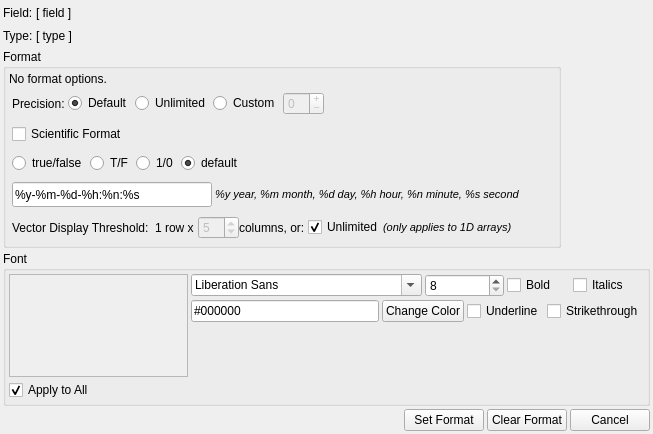
<ui version="4.0" >
 <class>Format</class>
 <widget class="QWidget" name="Format" >
  <property name="geometry" >
   <rect>
    <x>0</x>
    <y>0</y>
    <width>653</width>
    <height>434</height>
   </rect>
  </property>
  <property name="windowTitle" >
   <string>Format</string>
  </property>
  <layout class="QVBoxLayout" >
   <property name="spacing" >
    <number>3</number>
   </property>
   <property name="leftMargin" >
    <number>3</number>
   </property>
   <property name="topMargin" >
    <number>3</number>
   </property>
   <property name="rightMargin" >
    <number>3</number>
   </property>
   <property name="bottomMargin" >
    <number>3</number>
   </property>
   <item>
    <layout class="QGridLayout" >
     <property name="leftMargin" >
      <number>0</number>
     </property>
     <property name="topMargin" >
      <number>0</number>
     </property>
     <property name="rightMargin" >
      <number>0</number>
     </property>
     <property name="bottomMargin" >
      <number>0</number>
     </property>
     <property name="horizontalSpacing" >
      <number>3</number>
     </property>
     <property name="verticalSpacing" >
      <number>3</number>
     </property>
     <item row="1" column="0" >
      <widget class="QLabel" name="label_3" >
       <property name="sizePolicy" >
        <sizepolicy vsizetype="Fixed" hsizetype="Fixed" >
         <horstretch>0</horstretch>
         <verstretch>0</verstretch>
        </sizepolicy>
       </property>
       <property name="text" >
        <string>Type:</string>
       </property>
      </widget>
     </item>
     <item row="0" column="0" >
      <widget class="QLabel" name="label" >
       <property name="sizePolicy" >
        <sizepolicy vsizetype="Fixed" hsizetype="Fixed" >
         <horstretch>0</horstretch>
         <verstretch>0</verstretch>
        </sizepolicy>
       </property>
       <property name="text" >
        <string>Field:</string>
       </property>
      </widget>
     </item>
     <item row="0" column="2" >
      <spacer>
       <property name="orientation" >
        <enum>Qt::Horizontal</enum>
       </property>
       <property name="sizeHint" >
        <size>
         <width>71</width>
         <height>20</height>
        </size>
       </property>
      </spacer>
     </item>
     <item row="1" column="1" >
      <widget class="QLabel" name="typeLabel" >
       <property name="text" >
        <string>[ type ]</string>
       </property>
      </widget>
     </item>
     <item row="1" column="2" >
      <spacer>
       <property name="orientation" >
        <enum>Qt::Horizontal</enum>
       </property>
       <property name="sizeHint" >
        <size>
         <width>40</width>
         <height>20</height>
        </size>
       </property>
      </spacer>
     </item>
     <item row="0" column="1" >
      <widget class="QLabel" name="fieldLabel" >
       <property name="text" >
        <string>[ field ]</string>
       </property>
      </widget>
     </item>
    </layout>
   </item>
   <item>
    <widget class="QGroupBox" name="formatBox" >
     <property name="sizePolicy" >
      <sizepolicy vsizetype="Fixed" hsizetype="Fixed" >
       <horstretch>0</horstretch>
       <verstretch>0</verstretch>
      </sizepolicy>
     </property>
     <property name="title" >
      <string>Format</string>
     </property>
     <layout class="QVBoxLayout" >
      <property name="spacing" >
       <number>3</number>
      </property>
      <property name="leftMargin" >
       <number>3</number>
      </property>
      <property name="topMargin" >
       <number>3</number>
      </property>
      <property name="rightMargin" >
       <number>3</number>
      </property>
      <property name="bottomMargin" >
       <number>3</number>
      </property>
      <item>
       <widget class="QLabel" name="noneLabel" >
        <property name="text" >
         <string>No format options.</string>
        </property>
       </widget>
      </item>
      <item>
       <widget class="QFrame" name="decimalFrame" >
        <property name="frameShape" >
         <enum>QFrame::NoFrame</enum>
        </property>
        <property name="frameShadow" >
         <enum>QFrame::Plain</enum>
        </property>
        <property name="lineWidth" >
         <number>0</number>
        </property>
        <layout class="QHBoxLayout" >
         <property name="spacing" >
          <number>3</number>
         </property>
         <property name="leftMargin" >
          <number>3</number>
         </property>
         <property name="topMargin" >
          <number>3</number>
         </property>
         <property name="rightMargin" >
          <number>3</number>
         </property>
         <property name="bottomMargin" >
          <number>3</number>
         </property>
         <item>
          <widget class="QLabel" name="label_2" >
           <property name="text" >
            <string>Precision:</string>
           </property>
          </widget>
         </item>
         <item>
          <widget class="QRadioButton" name="decDefault" >
           <property name="text" >
            <string>Default</string>
           </property>
           <property name="checked" >
            <bool>true</bool>
           </property>
          </widget>
         </item>
         <item>
          <widget class="QRadioButton" name="decUnlimited" >
           <property name="text" >
            <string>Unlimited</string>
           </property>
          </widget>
         </item>
         <item>
          <widget class="QRadioButton" name="decCustom" >
           <property name="text" >
            <string>Custom</string>
           </property>
          </widget>
         </item>
         <item>
          <widget class="QSpinBox" name="decimalsSpinBox" >
           <property name="enabled" >
            <bool>false</bool>
           </property>
           <property name="wrapping" >
            <bool>true</bool>
           </property>
           <property name="frame" >
            <bool>true</bool>
           </property>
           <property name="buttonSymbols" >
            <enum>QAbstractSpinBox::PlusMinus</enum>
           </property>
           <property name="maximum" >
            <number>64</number>
           </property>
          </widget>
         </item>
         <item>
          <spacer>
           <property name="orientation" >
            <enum>Qt::Horizontal</enum>
           </property>
           <property name="sizeHint" >
            <size>
             <width>121</width>
             <height>20</height>
            </size>
           </property>
          </spacer>
         </item>
        </layout>
       </widget>
      </item>
      <item>
       <widget class="QFrame" name="sfFrame" >
        <property name="frameShape" >
         <enum>QFrame::NoFrame</enum>
        </property>
        <property name="frameShadow" >
         <enum>QFrame::Plain</enum>
        </property>
        <property name="lineWidth" >
         <number>0</number>
        </property>
        <layout class="QHBoxLayout" >
         <property name="spacing" >
          <number>3</number>
         </property>
         <property name="leftMargin" >
          <number>3</number>
         </property>
         <property name="topMargin" >
          <number>3</number>
         </property>
         <property name="rightMargin" >
          <number>3</number>
         </property>
         <property name="bottomMargin" >
          <number>3</number>
         </property>
         <item>
          <widget class="QCheckBox" name="sfCheckBox" >
           <property name="text" >
            <string>Scientific Format</string>
           </property>
          </widget>
         </item>
         <item>
          <spacer>
           <property name="orientation" >
            <enum>Qt::Horizontal</enum>
           </property>
           <property name="sizeHint" >
            <size>
             <width>40</width>
             <height>20</height>
            </size>
           </property>
          </spacer>
         </item>
        </layout>
       </widget>
      </item>
      <item>
       <widget class="QFrame" name="boolFrame" >
        <property name="frameShape" >
         <enum>QFrame::NoFrame</enum>
        </property>
        <property name="frameShadow" >
         <enum>QFrame::Plain</enum>
        </property>
        <property name="lineWidth" >
         <number>0</number>
        </property>
        <layout class="QHBoxLayout" >
         <property name="spacing" >
          <number>3</number>
         </property>
         <property name="leftMargin" >
          <number>3</number>
         </property>
         <property name="topMargin" >
          <number>3</number>
         </property>
         <property name="rightMargin" >
          <number>3</number>
         </property>
         <property name="bottomMargin" >
          <number>3</number>
         </property>
         <item>
          <widget class="QRadioButton" name="boolTrueFalse" >
           <property name="text" >
            <string>true/false</string>
           </property>
           <property name="checked" >
            <bool>false</bool>
           </property>
          </widget>
         </item>
         <item>
          <widget class="QRadioButton" name="boolTF" >
           <property name="text" >
            <string>T/F</string>
           </property>
          </widget>
         </item>
         <item>
          <widget class="QRadioButton" name="bool10" >
           <property name="text" >
            <string>1/0</string>
           </property>
          </widget>
         </item>
         <item>
          <widget class="QRadioButton" name="boolDefault" >
           <property name="text" >
            <string>default</string>
           </property>
           <property name="checked" >
            <bool>true</bool>
           </property>
          </widget>
         </item>
         <item>
          <spacer>
           <property name="orientation" >
            <enum>Qt::Horizontal</enum>
           </property>
           <property name="sizeHint" >
            <size>
             <width>40</width>
             <height>20</height>
            </size>
           </property>
          </spacer>
         </item>
        </layout>
       </widget>
      </item>
      <item>
       <widget class="QFrame" name="dateFrame" >
        <property name="frameShape" >
         <enum>QFrame::NoFrame</enum>
        </property>
        <property name="frameShadow" >
         <enum>QFrame::Plain</enum>
        </property>
        <property name="lineWidth" >
         <number>0</number>
        </property>
        <layout class="QHBoxLayout" >
         <property name="spacing" >
          <number>3</number>
         </property>
         <property name="leftMargin" >
          <number>3</number>
         </property>
         <property name="topMargin" >
          <number>3</number>
         </property>
         <property name="rightMargin" >
          <number>3</number>
         </property>
         <property name="bottomMargin" >
          <number>3</number>
         </property>
         <item>
          <widget class="QLineEdit" name="dateEdit" >
           <property name="sizePolicy" >
            <sizepolicy vsizetype="Fixed" hsizetype="Fixed" >
             <horstretch>0</horstretch>
             <verstretch>0</verstretch>
            </sizepolicy>
           </property>
           <property name="minimumSize" >
            <size>
             <width>200</width>
             <height>25</height>
            </size>
           </property>
           <property name="text" >
            <string>%y-%m-%d-%h:%n:%s</string>
           </property>
          </widget>
         </item>
         <item>
          <widget class="QLabel" name="label_6" >
           <property name="text" >
            <string>&lt;html>&lt;head>&lt;meta name="qrichtext" content="1" />&lt;style type="text/css">
p, li { white-space: pre-wrap; }
&lt;/style>&lt;/head>&lt;body style=" font-family:'Sans Serif'; font-size:9pt; font-weight:400; font-style:normal; text-decoration:none;">
&lt;p style=" margin-top:0px; margin-bottom:0px; margin-left:0px; margin-right:0px; -qt-block-indent:0; text-indent:0px;">&lt;span style=" font-size:8pt; font-style:italic;">%y year, %m month, %d day, %h hour, %n minute, %s second&lt;/span>&lt;/p>&lt;/body>&lt;/html></string>
           </property>
          </widget>
         </item>
         <item>
          <spacer>
           <property name="orientation" >
            <enum>Qt::Horizontal</enum>
           </property>
           <property name="sizeHint" >
            <size>
             <width>16</width>
             <height>20</height>
            </size>
           </property>
          </spacer>
         </item>
        </layout>
       </widget>
      </item>
      <item>
       <widget class="QFrame" name="vectorFrame" >
        <property name="frameShape" >
         <enum>QFrame::NoFrame</enum>
        </property>
        <property name="frameShadow" >
         <enum>QFrame::Plain</enum>
        </property>
        <property name="lineWidth" >
         <number>0</number>
        </property>
        <layout class="QHBoxLayout" >
         <property name="spacing" >
          <number>0</number>
         </property>
         <property name="leftMargin" >
          <number>3</number>
         </property>
         <property name="topMargin" >
          <number>3</number>
         </property>
         <property name="rightMargin" >
          <number>3</number>
         </property>
         <property name="bottomMargin" >
          <number>3</number>
         </property>
         <item>
          <widget class="QLabel" name="label_4" >
           <property name="text" >
            <string>Vector Display Threshold:  1 row x </string>
           </property>
          </widget>
         </item>
         <item>
          <widget class="QSpinBox" name="vectorSpinBox" >
           <property name="enabled" >
            <bool>false</bool>
           </property>
           <property name="minimum" >
            <number>0</number>
           </property>
           <property name="maximum" >
            <number>15</number>
           </property>
           <property name="value" >
            <number>5</number>
           </property>
          </widget>
         </item>
         <item>
          <widget class="QLabel" name="label_5" >
           <property name="text" >
            <string>columns, or: </string>
           </property>
          </widget>
         </item>
         <item>
          <widget class="QCheckBox" name="vectorCheckBox" >
           <property name="text" >
            <string>Unlimited</string>
           </property>
           <property name="checked" >
            <bool>true</bool>
           </property>
          </widget>
         </item>
         <item>
          <widget class="QLabel" name="label_7" >
           <property name="text" >
            <string>&lt;html>&lt;head>&lt;meta name="qrichtext" content="1" />&lt;style type="text/css">
p, li { white-space: pre-wrap; }
&lt;/style>&lt;/head>&lt;body style=" font-family:'Sans Serif'; font-size:9pt; font-weight:400; font-style:normal; text-decoration:none;">
&lt;p style=" margin-top:0px; margin-bottom:0px; margin-left:0px; margin-right:0px; -qt-block-indent:0; text-indent:0px;">&lt;span style=" font-size:8pt; font-style:italic;">(only applies to 1D arrays)&lt;/span>&lt;/p>&lt;/body>&lt;/html></string>
           </property>
          </widget>
         </item>
         <item>
          <spacer>
           <property name="orientation" >
            <enum>Qt::Horizontal</enum>
           </property>
           <property name="sizeHint" >
            <size>
             <width>40</width>
             <height>20</height>
            </size>
           </property>
          </spacer>
         </item>
        </layout>
       </widget>
      </item>
     </layout>
    </widget>
   </item>
   <item>
    <widget class="QGroupBox" name="fontBox" >
     <property name="title" >
      <string>Font</string>
     </property>
     <layout class="QGridLayout" >
      <property name="leftMargin" >
       <number>3</number>
      </property>
      <property name="topMargin" >
       <number>3</number>
      </property>
      <property name="rightMargin" >
       <number>3</number>
      </property>
      <property name="bottomMargin" >
       <number>3</number>
      </property>
      <property name="horizontalSpacing" >
       <number>3</number>
      </property>
      <property name="verticalSpacing" >
       <number>3</number>
      </property>
      <item row="1" column="0" >
       <widget class="QCheckBox" name="allCheckBox" >
        <property name="text" >
         <string>Apply to All</string>
        </property>
        <property name="checked" >
         <bool>true</bool>
        </property>
       </widget>
      </item>
      <item row="0" column="0" >
       <widget class="QListWidget" name="listWidget" >
        <property name="enabled" >
         <bool>false</bool>
        </property>
       </widget>
      </item>
      <item rowspan="2" row="0" column="1" >
       <layout class="QGridLayout" >
        <property name="leftMargin" >
         <number>0</number>
        </property>
        <property name="topMargin" >
         <number>0</number>
        </property>
        <property name="rightMargin" >
         <number>0</number>
        </property>
        <property name="bottomMargin" >
         <number>0</number>
        </property>
        <property name="horizontalSpacing" >
         <number>3</number>
        </property>
        <property name="verticalSpacing" >
         <number>3</number>
        </property>
        <item row="0" column="6" >
         <widget class="QCheckBox" name="italicsBox" >
          <property name="text" >
           <string>Italics</string>
          </property>
         </widget>
        </item>
        <item row="0" column="2" colspan="2" >
         <widget class="QSpinBox" name="fontSizeSpinner" >
          <property name="minimum" >
           <number>8</number>
          </property>
          <property name="maximum" >
           <number>72</number>
          </property>
         </widget>
        </item>
        <item row="1" column="1" colspan="2" >
         <widget class="QPushButton" name="colorButton" >
          <property name="text" >
           <string>Change Color</string>
          </property>
         </widget>
        </item>
        <item row="0" column="0" colspan="2" >
         <widget class="QFontComboBox" name="fontChooser" />
        </item>
        <item row="1" column="0" >
         <widget class="QLineEdit" name="colorEdit" >
          <property name="text" >
           <string>#000000</string>
          </property>
         </widget>
        </item>
        <item row="0" column="4" colspan="2" >
         <widget class="QCheckBox" name="boldBox" >
          <property name="text" >
           <string>Bold</string>
          </property>
          <property name="tristate" >
           <bool>false</bool>
          </property>
         </widget>
        </item>
        <item row="1" column="3" colspan="2" >
         <widget class="QCheckBox" name="underlineBox" >
          <property name="text" >
           <string>Underline</string>
          </property>
         </widget>
        </item>
        <item row="2" column="0" colspan="8" >
         <spacer>
          <property name="orientation" >
           <enum>Qt::Vertical</enum>
          </property>
          <property name="sizeHint" >
           <size>
            <width>381</width>
            <height>51</height>
           </size>
          </property>
         </spacer>
        </item>
        <item row="1" column="5" colspan="3" >
         <widget class="QCheckBox" name="strikethroughBox" >
          <property name="text" >
           <string>Strikethrough</string>
          </property>
         </widget>
        </item>
        <item row="0" column="7" >
         <spacer>
          <property name="orientation" >
           <enum>Qt::Horizontal</enum>
          </property>
          <property name="sizeHint" >
           <size>
            <width>16</width>
            <height>20</height>
           </size>
          </property>
         </spacer>
        </item>
       </layout>
      </item>
     </layout>
    </widget>
   </item>
   <item>
    <layout class="QHBoxLayout" >
     <property name="spacing" >
      <number>3</number>
     </property>
     <property name="leftMargin" >
      <number>0</number>
     </property>
     <property name="topMargin" >
      <number>0</number>
     </property>
     <property name="rightMargin" >
      <number>0</number>
     </property>
     <property name="bottomMargin" >
      <number>0</number>
     </property>
     <item>
      <spacer>
       <property name="orientation" >
        <enum>Qt::Horizontal</enum>
       </property>
       <property name="sizeHint" >
        <size>
         <width>171</width>
         <height>20</height>
        </size>
       </property>
      </spacer>
     </item>
     <item>
      <widget class="QPushButton" name="setButton" >
       <property name="text" >
        <string>Set Format</string>
       </property>
      </widget>
     </item>
     <item>
      <widget class="QPushButton" name="clearButton" >
       <property name="text" >
        <string>Clear Format</string>
       </property>
      </widget>
     </item>
     <item>
      <widget class="QPushButton" name="pushButton_3" >
       <property name="text" >
        <string>Cancel</string>
       </property>
      </widget>
     </item>
    </layout>
   </item>
  </layout>
 </widget>
 <tabstops>
  <tabstop>decimalsSpinBox</tabstop>
  <tabstop>sfCheckBox</tabstop>
  <tabstop>boolTrueFalse</tabstop>
  <tabstop>boolTF</tabstop>
  <tabstop>bool10</tabstop>
  <tabstop>boolDefault</tabstop>
  <tabstop>dateEdit</tabstop>
  <tabstop>vectorSpinBox</tabstop>
  <tabstop>vectorCheckBox</tabstop>
  <tabstop>listWidget</tabstop>
  <tabstop>allCheckBox</tabstop>
  <tabstop>fontChooser</tabstop>
  <tabstop>fontSizeSpinner</tabstop>
  <tabstop>boldBox</tabstop>
  <tabstop>italicsBox</tabstop>
  <tabstop>colorEdit</tabstop>
  <tabstop>colorButton</tabstop>
  <tabstop>underlineBox</tabstop>
  <tabstop>strikethroughBox</tabstop>
  <tabstop>setButton</tabstop>
  <tabstop>clearButton</tabstop>
  <tabstop>pushButton_3</tabstop>
 </tabstops>
 <resources/>
 <connections>
  <connection>
   <sender>pushButton_3</sender>
   <signal>clicked()</signal>
   <receiver>Format</receiver>
   <slot>close()</slot>
   <hints>
    <hint type="sourcelabel" >
     <x>642</x>
     <y>495</y>
    </hint>
    <hint type="destinationlabel" >
     <x>428</x>
     <y>337</y>
    </hint>
   </hints>
  </connection>
  <connection>
   <sender>allCheckBox</sender>
   <signal>toggled(bool)</signal>
   <receiver>listWidget</receiver>
   <slot>setDisabled(bool)</slot>
   <hints>
    <hint type="sourcelabel" >
     <x>64</x>
     <y>459</y>
    </hint>
    <hint type="destinationlabel" >
     <x>62</x>
     <y>433</y>
    </hint>
   </hints>
  </connection>
  <connection>
   <sender>vectorCheckBox</sender>
   <signal>toggled(bool)</signal>
   <receiver>vectorSpinBox</receiver>
   <slot>setDisabled(bool)</slot>
   <hints>
    <hint type="sourcelabel" >
     <x>446</x>
     <y>317</y>
    </hint>
    <hint type="destinationlabel" >
     <x>288</x>
     <y>319</y>
    </hint>
   </hints>
  </connection>
  <connection>
   <sender>decCustom</sender>
   <signal>toggled(bool)</signal>
   <receiver>decimalsSpinBox</receiver>
   <slot>setEnabled(bool)</slot>
   <hints>
    <hint type="sourcelabel" >
     <x>293</x>
     <y>120</y>
    </hint>
    <hint type="destinationlabel" >
     <x>346</x>
     <y>123</y>
    </hint>
   </hints>
  </connection>
 </connections>
</ui>
